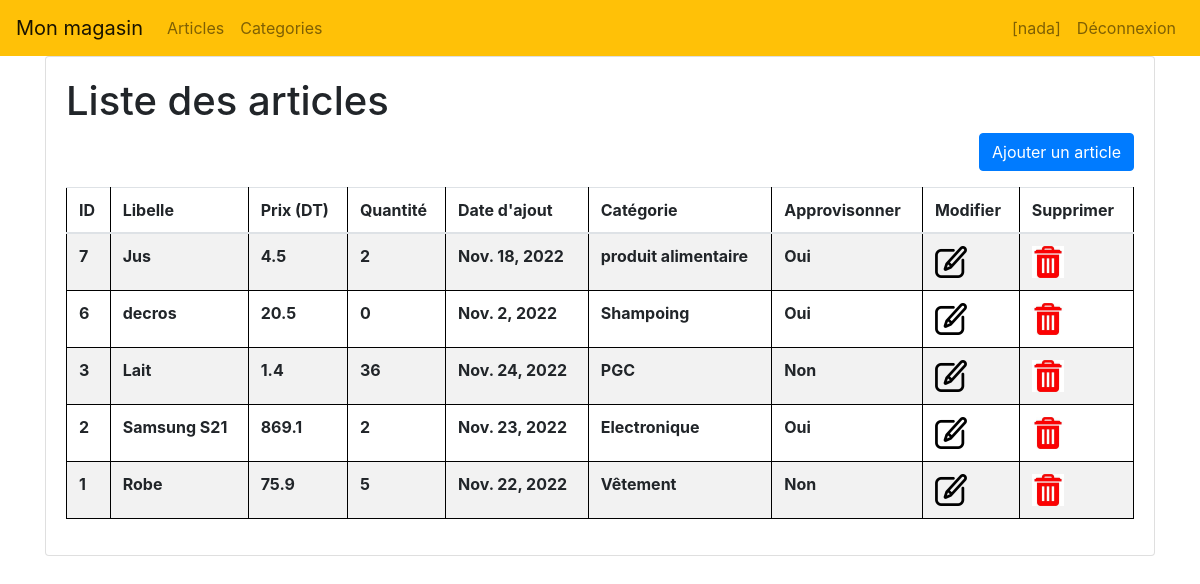
Screenshot of /magasin/articles/ (signed in) with the database file from the repository.
### magasin/models.py (models this page shows, shortened)
class Article(models.Model) :
    libelle = models.CharField(max_length=25)
    prix = models.FloatField()
    qte = models.IntegerField()
    dateAjout = models.DateField()
    categ = models.ForeignKey('Categorie', on_delete=models.CASCADE,)

class Categorie(models.Model) :
    nomCat = models.TextField()
    description = models.TextField()

### magasin/views.py (the view)
# urls.py: path('articles/', views.index, name='articles'),
def index(request):
    art = Article.objects.all().values()
    cat=Categorie.objects.all().values()
    template = loader.get_template('home.html')
    context = {
 'art': art,
 'cat':cat,
 }
    return HttpResponse(template.render(context, request))

### magasin/Templates/home.html (shortened to what this page needs)
<html>
{% load static %}
<head>
   <link rel="stylesheet" href="{% static 'css/style.css' %}">
   <link rel="stylesheet" href="{% static 'css/bootstrap.min.css' %}">
</head>
<body>
   {% include "navBar.html" %}
   <div class="container">
      <div class="card mb-6">
         <div class="card-body">
            <h1>Liste des articles</h1>
            <p align="right">
               <a href="addArticle/" class="btn btn-primary">Ajouter un article</a>
               </p>
            <table class="table table-striped">
               <thead>
                  <tr>
                     <th>ID</th>
                     <th>Libelle</th>
                     <th>Prix (DT)</th>
                     <th>Quantité</th>
                     <th>Date d'ajout</th>
                     <th>Catégorie</th>
                     <th>Approvisonner</t>
                     <th>Modifier</th>
                     <th>Supprimer</th>
                  </tr>
               </thead>
               <tbody>
                  {% for a in art reversed %}
                  {% for c in cat reversed %}
                  {% if c.id == a.categ_id %}
                  <tr>
                     <th>{{ a.id }}</th>
                     <th>{{ a.libelle }}</th>
                     <th>{{ a.prix }}</th>
                     <th>{{ a.qte }}</th>
                     <th>{{ a.dateAjout }}</th>
                     <th>{{ c.nomCat }}</th>
                     {% if a.qte < 5 %} <th>Oui</th>
                        {% else %}
                        <th>Non</th>
                        {% endif %}
                        <th><a href="update_art/{{ a.id }}"><img height="32" width="32" src="{% static 'img/edit.png' %}"></a></th>
                        <th><a href="del_art/{{a.id}}"><img height="32" width="32" src="{% static 'img/delete.jfif' %}"></a></th>
                  </tr>
                  {%endif%}
                  {% endfor %}
                  {% endfor %}
               </tbody>
            </table>
</body>
</html>

### magasin/static/css/style.css (style rules this page uses)
table, th, td { border: 1px solid black; border-collapse: collapse; padding: 15px; }

### rows the page displays
Article: id "7", libelle "Jus", prix "4.5", qte "2", dateAjout "Nov. 18, 2022"
Categorie: nomCat "produit alimentaire", shows "Oui"
Article: id "6", libelle "decros", prix "20.5", qte "0", dateAjout "Nov. 2, 2022"
Categorie: nomCat "Shampoing", shows "Oui"
Article: id "3", libelle "Lait", prix "1.4", qte "36", dateAjout "Nov. 24, 2022"
Categorie: nomCat "PGC", shows "Non"
Article: id "2", libelle "Samsung S21", prix "869.1", qte "2", dateAjout "Nov. 23, 2022"
Categorie: nomCat "Electronique", shows "Oui"
Article: id "1", libelle "Robe", prix "75.9", qte "5", dateAjout "Nov. 22, 2022"
Categorie: nomCat "Vêtement", shows "Non"

### other values shown
{{ request.session.username }} "nada"
